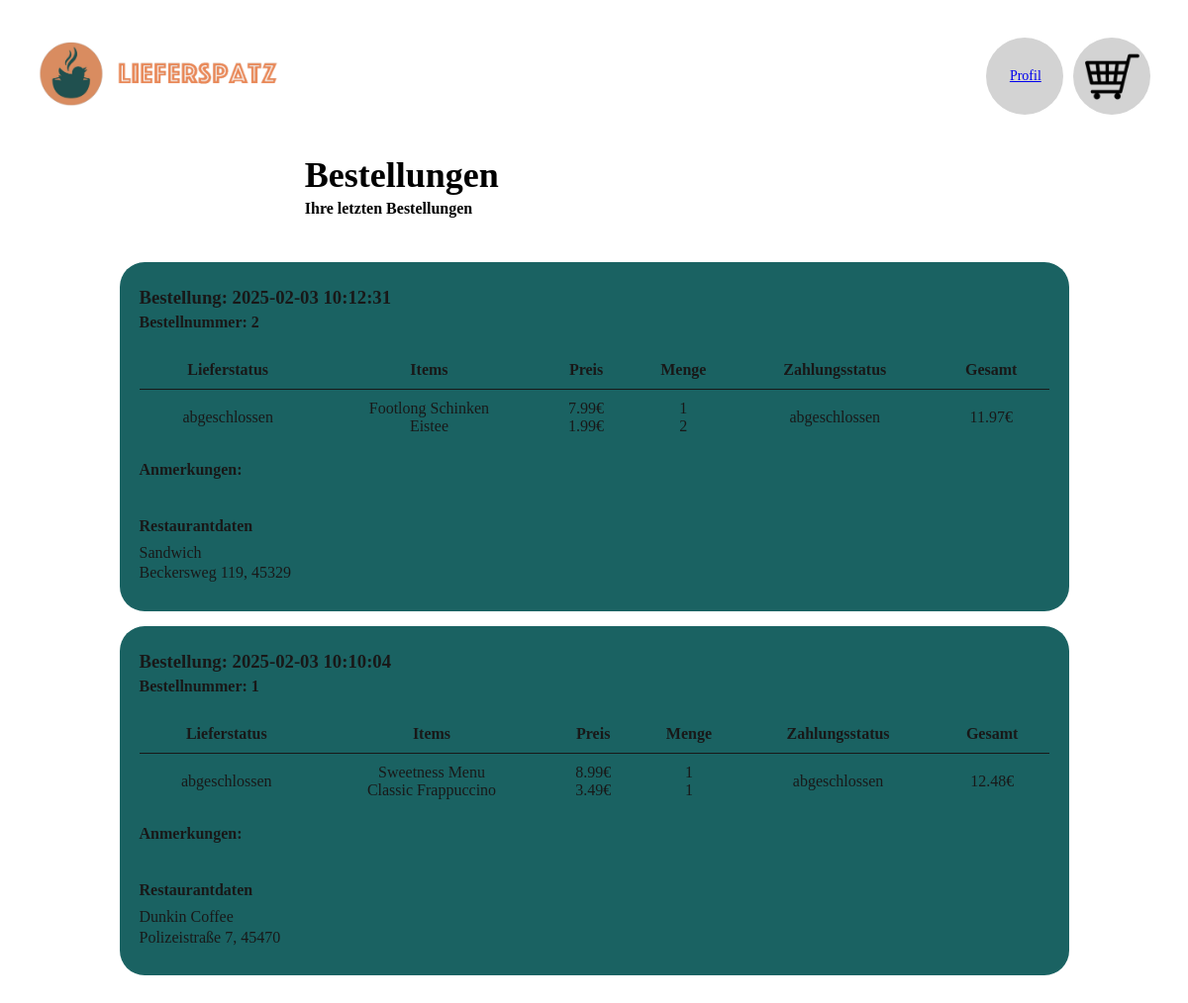
/bestellansichtKunde (signed in), run on the app's committed database.
### app.py (models this page shows)
class Orders(db.Model):
    time = db.Column(DateTime, default=lambda: datetime.now().replace(microsecond=0))
    id = db.Column(db.Integer, primary_key=True)
    lieferstatus = db.Column(db.String(50), nullable=False, default = "in Bearbeitung")
    items = db.Column(db.Text, nullable=False)
    preis = db.Column(db.Float, nullable=False)
    zahlungsstatus = db.Column(db.String(50), nullable=False, default = "ausstehend")
    name = db.Column(db.Text, nullable=False)
    adresse = db.Column(db.Text, nullable=False)
    kunde_id = db.Column(db.Integer, nullable=False)
    resto_name = db.Column(db.Text, nullable=False)
    resto_adresse = db.Column(db.Text, nullable=False)
    resto_id = db.Column(db.Integer, nullable=False)
    anmerkungen = db.Column(db.Text, nullable = True)
    postleitzahl = db.Column(db.Text, nullable=False)
    resto_postleitzahl = db.Column(db.Integer, nullable=False)

### app.py (the view)
@app.route('/bestellansichtKunde', methods =["GET", "POST"])
def bestellansichtKunde():
    if 'user' not in session or session['user']['type'] != 'Kunde':
        return redirect(url_for('login'))
    kunde_id = session['user']['id']
    orders = Orders.query.filter_by(kunde_id=kunde_id).order_by(
        db.case({"in Bearbeitung": 1, "in Zubereitung": 1, "abgeschlossen": 2, "storniert": 2},
                value=Orders.lieferstatus),
        Orders.time.desc()
    ).all()
    return render_template('kunde_Bestellansicht.html', orders=orders, json=json)

### templates/kunde_Bestellansicht.html (shortened to what this page needs)
<!DOCTYPE html>
<html lang="en">
<head>
</head>
<body>
    <header>
        <a href="{{ url_for('CatchResto') }}"><img src="{{ url_for('static', filename='images/logo.png') }}" alt="Logo"></a>
        <div class="right-header">
            <a href="{{ url_for('profile') }}" class="btn profile">Profil</a>
            <a href="{{ url_for('summary') }}" class="btn warenkorb"></a>
        </div>
    </header>
    <header2>
        <h1><b>Bestellungen</b></h1>
        <h2><b>Ihre letzten Bestellungen</b></h2>
    </header2>
    {% for order in orders %}
    <div class="box" data-status="{{ order.lieferstatus }}">
        <h3>Bestellung: {{ order.time }}</h3>
        <h4>Bestellnummer: {{ order.id }}</h4>
        <table>
            <thead>
                <tr>
                    <th>Lieferstatus</th>
                    <th>Items</th>
                    <th>Preis</th>
                    <th>Menge</th>
                    <th>Zahlungsstatus</th>
                    <th>Gesamt</th>
                </tr>
            </thead>
            <tbody>
                <tr>
                    <td>{{ order.lieferstatus }}</td>
                    <td> {% for item in json.loads(order.items) %}
                        {{ item.name }}<br>
                      {% endfor %}</td>
                    <td>{% for item in json.loads(order.items) %}
                        {{"%.2f"|format(item.price)}}€<br>
                      {% endfor %}</td>
                    <td> {% for item in json.loads(order.items) %}
                        {{ item.amount }}<br>
                      {% endfor %}</td>
                    <td>{{ order.zahlungsstatus }}</td>
                    <td>{{ "%.2f"|format(order.preis) }}€</td>
                </tr>
            </tbody>
        </table>
        <div class="comment-section">
            <p><b>Anmerkungen: </b>{{ order.anmerkungen }}<p>
        </div>
        <div class="customer-and-buttons">
            <div class="customer-data">
                <h2><b>Restaurantdaten</b></h2>
                <p> {{ order.resto_name }}</p>
                <p> {{ order.resto_adresse }}, {{ order.resto_postleitzahl }}</p>
            </div>
            </div>
        </div>
    {% endfor %}
</body>
</html>

### templates/kunde_Bestellansicht.html (style rules this page uses)
body { font-family: "Istok Web"; padding: 30px; display: flex; flex-direction: column; align-items: center; }
header { display: flex; align-items: center; width: 100%; justify-content: space-between; }
header img { width: 250px; height: auto; justify-content: flex-start; }
.right-header { display: flex; align-items: center; }
header2 { font-family: "Istok Web"; padding: 30px; width: 52%; }
.customer-data { padding-top: 3%; line-height: 30%; }
.btn { display: flex; align-items: center; text-align: left; padding-left: 1%; cursor: pointer; border: none; font-size: 14px; }
.profile, .warenkorb { width: 78px; height: 78px; border-radius: 100%; justify-content: center; }
.profile { background: lightgray; margin-right: 10px; }
.warenkorb { background: url('/static/images/Warenkorb.png') lightgray 50% / cover no-repeat; background-size: 70%; }
h1 { color: #000; font-family: "Istok Web"; font-size: 36px; font-style: normal; font-weight: 700; line-height: normal; margin-top: 10px; }
h2 { color: #000; font-family: "Istok Web"; font-size: 16px; font-style: normal; font-weight: 400; line-height: normal; margin-top: -20px; margin-bottom: 10px; }
.box { width: 959px; height: auto; flex-shrink: 0; border-radius: 25px; background: #D9D9D9; box-sizing: border-box; padding: 20px; display: flex; flex-direction: column; justify-content: space-between; margin-top: 5px; font-family: "istok web"; margin-bottom: 10px; }
.box h3 { margin-bottom: 0; margin-top: 5px; }
.box h4 { margin-bottom: 0; margin-top: 5px; }
.box table { width: 100%; border-collapse: collapse; margin-top: 20px; }
.box th { text-align: center; padding: 10px; }
.box td { border-top: 1px solid #000; padding: 10px; text-align: center; }
.customer-and-buttons { display: flex; justify-content: space-between; align-items: center; margin-top: 15px; }
.box[data-status="abgeschlossen"] { background-color: #025252; opacity: 90%; }

### data on the page
Orders: time "2025-02-03 10:12:31", id "2", lieferstatus "abgeschlossen", name "Footlong Schinken" "Eistee", price "7.99" "1.99", amount "1" "2", zahlungsstatus "abgeschlossen", preis "11.97", resto_name "Sandwich", resto_adresse "Beckersweg 119", resto_postleitzahl "45329"
Orders: time "2025-02-03 10:10:04", id "1", lieferstatus "abgeschlossen", name "Sweetness Menu" "Classic Frappuccino", price "8.99" "3.49", amount "1" "1", zahlungsstatus "abgeschlossen", preis "12.48", resto_name "Dunkin Coffee", resto_adresse "Polizeistraße 7", resto_postleitzahl "45470"
